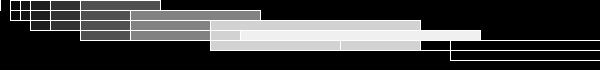
Frame 1 (no input)
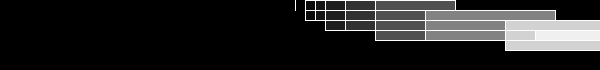
Frame 60 (the mouse pressed at the canvas centre just before this capture)
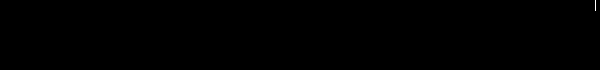
Frame 120 (the mouse held since frame 60 and released just before this capture)

The Processing sketch that drew these frames (run headless with seeded random() and noise(); from frame 60 on, the mouse is pressed at the canvas centre):

// Processing sketch: processing_185781
// ── processing_185781.pde

//Created by Gentry Demchak
//Visualizing Patterns and Space
//fibonacci Sequence Visualization
//This visualization is based entirely on the fibonacci sequence.
//rectangle lengths represent the actual fibonacci numbers.
//the color of the rectangles have been presented in grey scale,
//where the shade is also represented by the fibonacci sequence.
//Therefore, the combination of the two numbers will always be equal to the
//third number in the sequence.
//I have also applied the rule of the fibonachi pattern to the fibonachi sequence itself.



int[] fibonacci1 = {0, 10, 10, 20, 30, 50, 80};
int[] fibonacci2 = {10,20,30,50,80,130};
int[] fibonacci3 = {30,50,80,130,210};
int[] fibonacci4 = {80,130,210,240};
int[] fibonacci5 = {210,340,450};
int[] fibonacci6 = {450,790};
int[] fibonacci7 = {1240};
int pace = 10; 
int timing = 50;
int x;
int speed;
int y;
int size;
int xoffset;

void setup() {
size(600,70);

speed = 5;
y = 0;
size = 10;
xoffset = 0;
 
}

void draw() {
   background(0);
   stroke(255);
   
   runTestSequence(y,size,xoffset,fibonacci1);
   runTestSequence(y+10,size,xoffset,fibonacci2);
   runTestSequence(y+20,size,xoffset,fibonacci3);
   runTestSequence(y+30,size,xoffset,fibonacci4);
   runTestSequence(y+40,size,xoffset,fibonacci5);
   runTestSequence(y+50,size,xoffset,fibonacci6);
   runTestSequence(y+60,size,xoffset,fibonacci7);
   speed();

}


void runTestSequence(float y, float size, float xoffset, int [] sequence) {
   for(int Bar = 0; Bar < sequence.length; Bar++){
   for (int i = 0; i < sequence.length; i+=100){
  //int duration = pace/timing[Bar]; //space between bars
    fill(sequence[Bar]);
    rect((sequence[Bar])+x+(xoffset),y,sequence[Bar],size);
 }
 }
 if (x > 800) {
  x = -2500; 
 }
}

void speed() {
   x += speed;
}
